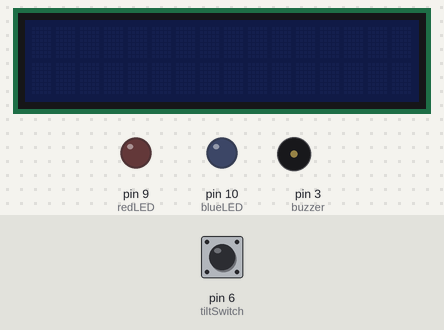
The sketch below on a simulated Arduino Uno, built with avr-gcc and run on an emulated ATmega328P. On the bench: 16×2 character LCD, output pins drawn as LEDs (lit = HIGH), buzzer (waves = sounding). The inputs (shaded band) are chosen by the test bench; at power-on: pin 6 (tiltSwitch) LOW.

Above: at 1.3 s.
1.4 s: pin 6 (tiltSwitch) pulled HIGH for 0.15 s
At 1.56 s:
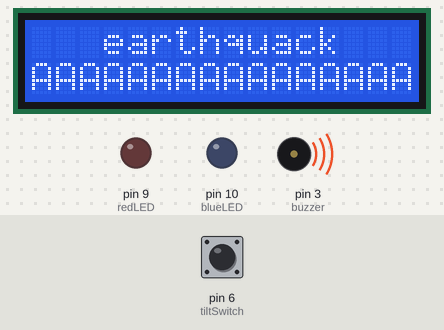
3.1 s: pin 6 (tiltSwitch) pulled HIGH for 1 s
At 3.8 s:
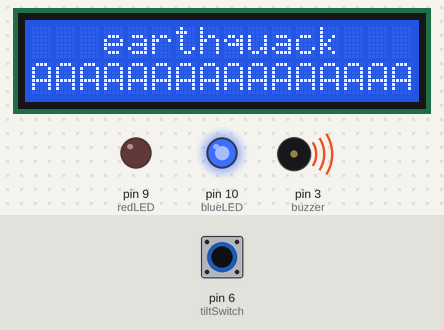
5.7 s: pin 6 (tiltSwitch) pulled HIGH for 3.2 s
At 9.8 s:
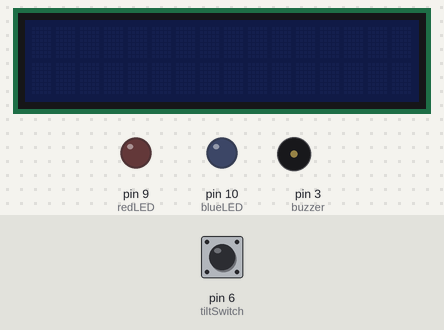
Timing chart, 0 to 11.3 s (numbered marks = the images above; inputs shaded):
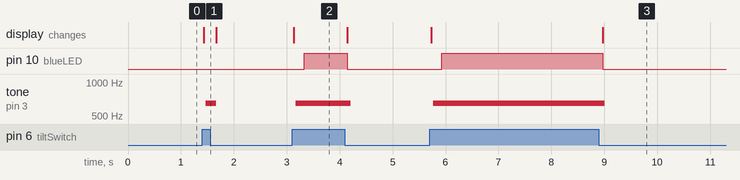

Measured:
- after the input at 1.4 s, tone on pin 3 (buzzer): silent → 646 Hz after 0.07 s, → silent 0.20 s later; the display: changes at once (image 1)
- after the input at 3.1 s, pin 10 (blueLED): LOW → HIGH after 0.23 s, → LOW 0.81 s later; tone on pin 3 (buzzer): silent → 646 Hz after 0.07 s, → silent 1.0 s later; the display: changes at once (image 2)
- after the input at 5.7 s, pin 10 (blueLED): LOW → HIGH after 0.23 s, → LOW 3.0 s later; tone on pin 3 (buzzer): silent → 646 Hz after 0.07 s, → silent 3.2 s later; the display: first changes at once (image 3 shows a later state)

The sketch:

HW3.ino
```cpp
/* Acknowledgements
Uses example code from:
Tilt Sensor: https://wiki.keyestudio.com/Ks0025_keyestudio_Digital_Tilt_Sensor
LCD 1602 I2C Module: https://wiki.keyestudio.com/Ks0061_keyestudio_1602_I2C_Module
Piezo: https://projecthub.arduino.cc/Sparkbuzzer/happy-birthday-tone-using-arduino-uno-66a676*/

int blueLED = 10; // pin 10
int redLED = 9; // pin 9
int tiltSwitch = 6; // pin 6
int buzzer = 3; // pin 3 (PWM)

int iterator = 0; // "timer" of sorts for how long the output will continue playing after sensor is tripped
int speed = 200; // speed variable for audio

#include <Wire.h>
#include <LiquidCrystal_I2C.h>
LiquidCrystal_I2C lcd(0x27,16,2); // set the LCD address to 0x27 for a 16 chars and 2 line display

void setup() {
  // put your setup code here, to run once:

  pinMode(blueLED, OUTPUT);
  pinMode(redLED, OUTPUT);
  pinMode(tiltSwitch, INPUT);
  pinMode(buzzer, OUTPUT);

  lcd.init(); // initialize the lcd
  lcd.init();
}

// playTone function used to play a specific tone for a specific duration

void playTone(int tone, int duration)   {
  for (long i = 0; i < duration * 1000L; i += tone * 2) {
    digitalWrite(buzzer,   HIGH);
    delayMicroseconds(tone);
    digitalWrite(buzzer, LOW);
    delayMicroseconds(tone);
  }
}

void loop() {
  // put your main code here, to run repeatedly:
  if (digitalRead(tiltSwitch) == HIGH) {
    // Print a message to the LCD.
    lcd.backlight();
    lcd.setCursor(3,0);
    lcd.print("earthquack");
    lcd.setCursor(0,1);
    lcd.print("AAAAAAAAAAAAAAAA");
    while (digitalRead(tiltSwitch) == HIGH) {
      playTone(769, speed);
      digitalWrite(blueLED, HIGH);
      iterator ++;
    }
    digitalWrite(buzzer, LOW);
    digitalWrite(blueLED, LOW);
    lcd.clear();
    lcd.noBacklight();
    iterator = 0;
  }

}
```
